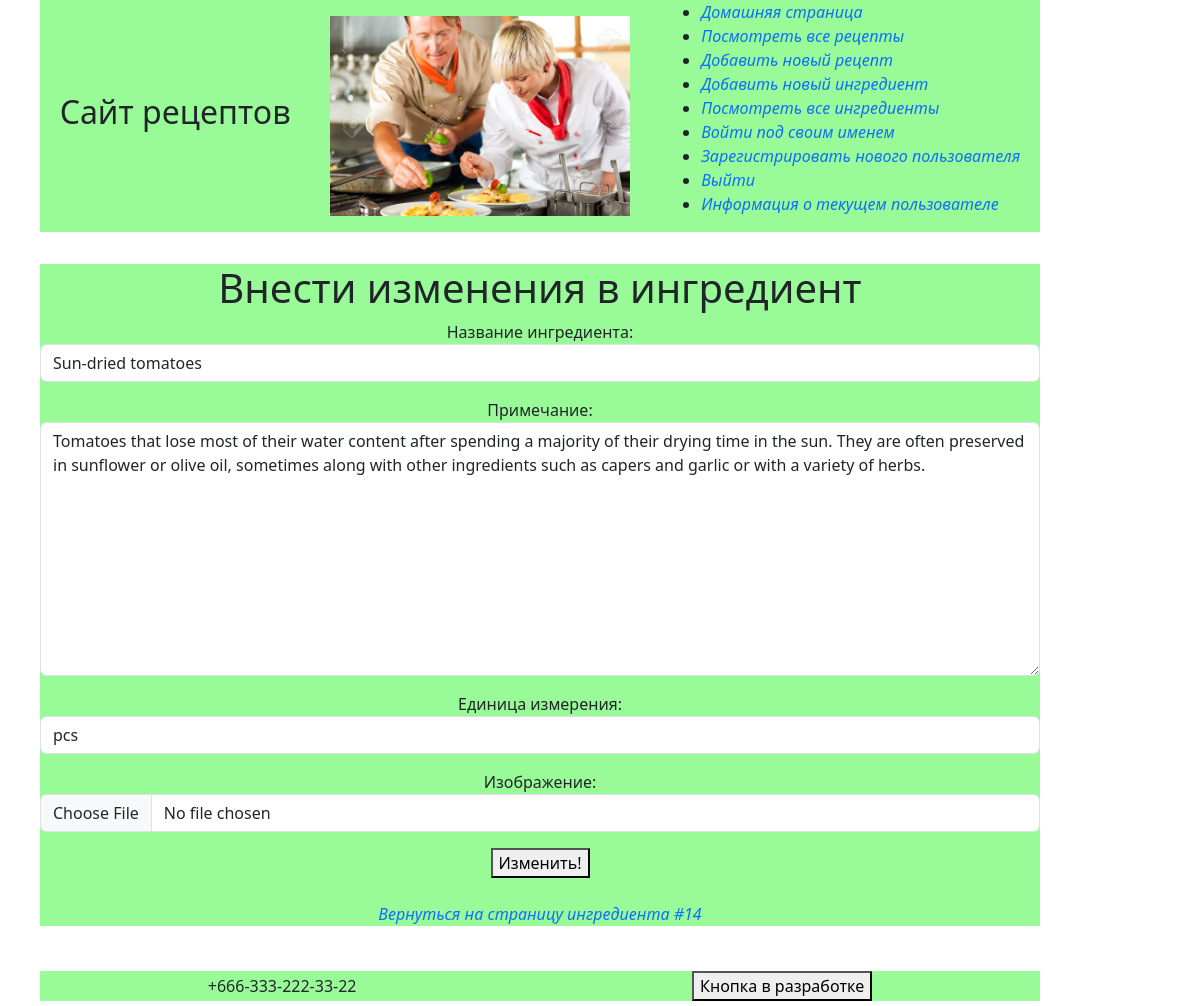
/ingred/14/update, run on an earlier commit of the app's database.
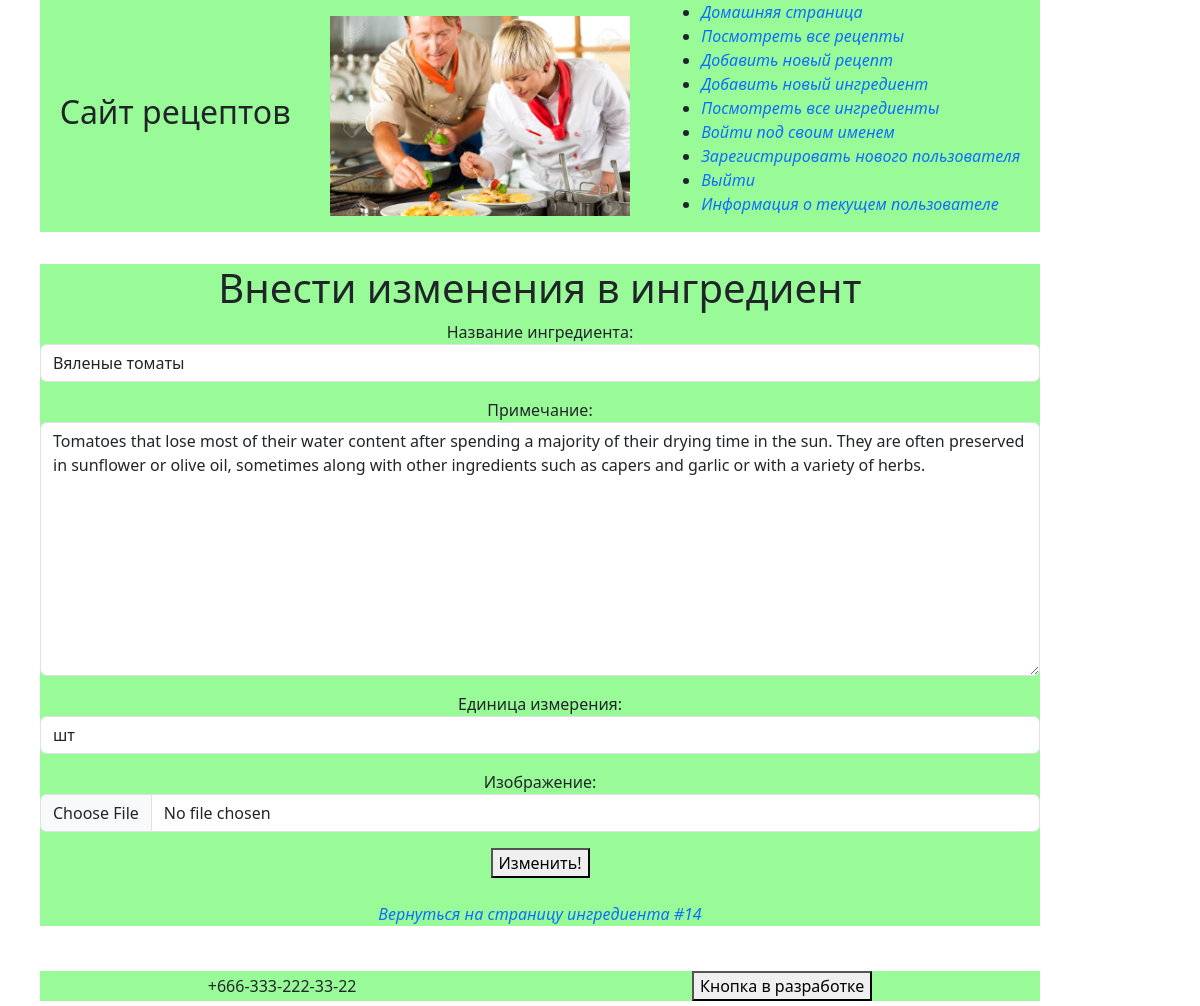
And on a later commit of the database.
### recipeapp/models.py (models this page shows, shortened)
class Ingredient(models.Model):
    class Meta:
        ordering = ["name", 'measurement_unit']
    name = models.CharField(max_length=100, db_index=True)
    description = models.TextField(null=False, blank=True, db_index=True)
    measurement_unit = models.CharField(max_length=20, default='units')
    archived = models.BooleanField(default=False)
    preview = models.ImageField(null=True, blank=True, upload_to=ingredient_preview_directory_path)

### recipeapp/views.py (the view, shortened to what this page needs)
# urls.py: path('ingred/<int:pk>/update', IngredientUpdateView.as_view(), name='ingredient_update'),
class IngredientUpdateView(UpdateView):
    model = Ingredient
    template_name_suffix = '_update_form'
    form_class = IngredientForm

### recipeapp/forms.py
class IngredientForm(forms.ModelForm):
    name = forms.CharField(
        label='Название ингредиента:',
        widget=forms.TextInput(
            attrs={'class': 'form-control'}
        )
    )
    description = forms.CharField(
        label='Примечание:',
        widget=forms.Textarea(
            attrs={'class': 'form-control'}
        )
    )
    measurement_unit = forms.CharField(
        label='Единица измерения:',
        widget=forms.TextInput(
            attrs={'class': 'form-control'}
        )
    )
    preview = forms.ImageField(
        label='Изображение:',
        widget=forms.FileInput(
            attrs={'class': 'form-control'}
        )
    )
    class Meta:
        model = Ingredient
        fields = 'name', 'description', 'measurement_unit', 'preview'

### recipeapp/templates/recipeapp/ingredient_update_form.html (shortened to what this page needs)
{% extends 'recipeapp/base.html' %}
{% block body %}
<div class="fixed-container">
    <h1>Внести изменения в ингредиент</h1>
    <form method="post" enctype="multipart/form-data">
        {{ form.as_p }}
        <button type="submit">
            Изменить!
        </button>
    </form>
    <br>
<div>
    <a href="{% url 'recipeapp:ingredient_details' pk=object.pk %}"
    >Вернуться на страницу ингредиента #{{ object.pk }}</a>
</div>
</div>
{% endblock %}

What changed in the data, as far as the page shows it:
changed Ingredient id 14: name "Sun-dried tomatoes" → "Вяленые томаты"; measurement_unit "pcs" → "шт"
